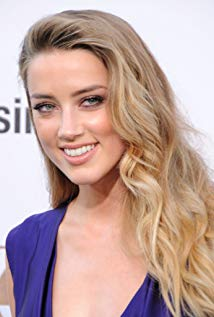
#> input picture IMDB-Celeb-Faces/Amber Heard.jpg, 214 x 317 px; its folder holds only this picture in this run
$ python face-eye.py
#> lines starting #> are read from the running program, lines starting #| are printed output that depends on the picture; after the words box and inside, x2 and y2 are one past the last pixel; in counts of white or black regions, pixels touching at a corner belong together
import cv2
import sys
import os

cascadePath = r'/home/sidd/scripts/venv/lib/python3.6/site-packages/cv2/data/' # replace with yours
face_cascade = cv2.CascadeClassifier(cascadePath+'haarcascade_frontalface_default.xml')
eye_cascade = cv2.CascadeClassifier(cascadePath+'haarcascade_eye.xml')
basePath = r'IMDB-Celeb-Faces'
files = os.listdir(basePath)

for f in files:
    imgPath = os.path.join(basePath,f)
    image = cv2.imread(imgPath) # read
#> image is the input picture: shape (317, 214, 3); mean B, G, R 159.1, 164.8, 193.1
    gray = cv2.cvtColor(image, cv2.COLOR_BGR2GRAY) # conver to grayscale
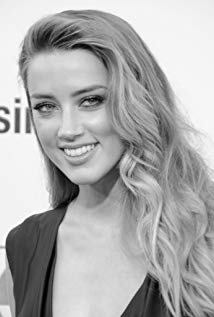
#> gray: shape (317, 214); min 0, max 255, mean 172.6

    ## Making a copy of Image
    image2 = image.copy()

    ## Detecting & converting face to gray scale -> crop to original Image
    faces = face_cascade.detectMultiScale(gray, 1.1, 4)
#> faces = [[11, 59, 118, 118]]
    for (x, y, w, h) in faces:
        cv2.rectangle(image, (x, y), (x+w, y+h), (255, 0, 0), 2)
        face_crop = cv2.cvtColor(image[y:y+h, x:x+w], cv2.COLOR_BGR2GRAY)
        shp = face_crop.shape
        cv2.imshow('Detected Face', image)
        cv2.imshow('Cropped Face', face_crop)
        image2[y:y+h, x:x+w] = face_crop[:,:,None]
        cv2.imshow('Merged Face' , image2)
#> this loop made 1 pass
#> pass 1, `face_crop = cv2.cvtColor(image[y:y+h, x:x+w], cv2.COLOR_BGR2GRAY)`:
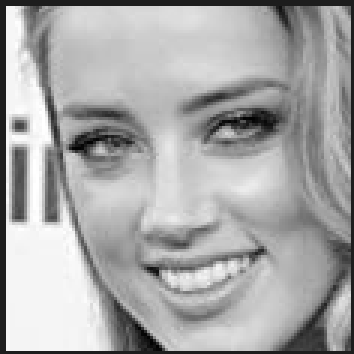
#> face_crop: shape (118, 118) (shown 3 times larger); min 2, max 255, mean 167.7
#> pass 1, `cv2.imshow('Detected Face', image)`:
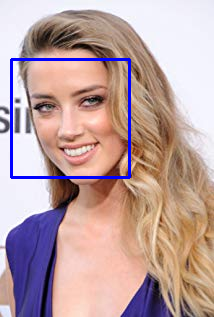
#> window 'Detected Face': shape (317, 214, 3); mean B, G, R 161, 161.1, 188.8
#> pass 1, `cv2.imshow('Merged Face' , image2)`:
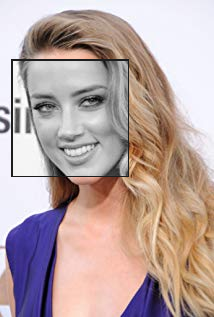
#> window 'Merged Face': shape (317, 214, 3); mean B, G, R 162.5, 165.2, 185.3

    ## Detecting & blurring eyes -> crop to last Image
    eyes = eye_cascade.detectMultiScale(gray, 1.1, 5)
#> eyes = [[72, 85, 33, 33], [31, 94, 27, 27]]
    for (x, y,w,h) in eyes:
        cv2.rectangle(image, (x, y), (x+w, y+h), (255, 0, 0), 2)
        eye_crop = cv2.GaussianBlur(image[y:y+h, x:x+w],(5,5),cv2.BORDER_DEFAULT)
        image2[y:y+h, x:x+w] = eye_crop[:,:,:]
        cv2.imshow('Detected eyes', image2)
#> this loop made 2 passes
#> pass 1, `eye_crop = cv2.GaussianBlur(image[y:y+h, x:x+w],(5,5),cv2.BORDER_DEFAU..`:
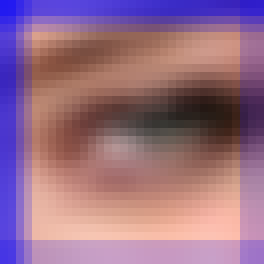
#> eye_crop: shape (33, 33, 3) (shown 8 times larger); mean B, G, R 133.8, 109.8, 151.1
#> pass 1, `cv2.imshow('Detected eyes', image2)`:
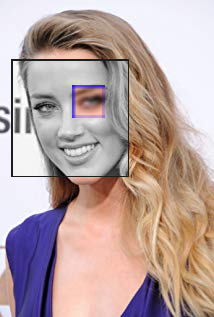
#> window 'Detected eyes': shape (317, 214, 3); mean B, G, R 162.3, 164.6, 185.4
#> after the loop:
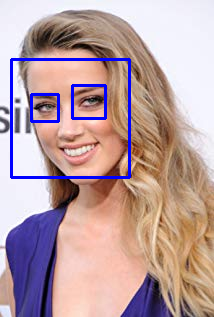
#> image: shape (317, 214, 3); 1.05% of pixels changed, all inside (x1, y1, x2, y2) = (30, 84, 107, 123)

    cv2.waitKey(0)
    cv2.destroyAllWindows()

$ run again, on IMDB-Celeb-Faces/Nina Dobrev.jpg
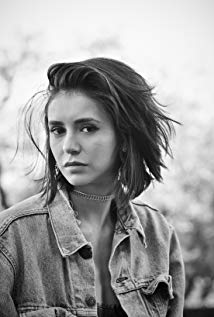
#> input picture IMDB-Celeb-Faces/Nina Dobrev.jpg, 214 x 317 px
#> image is the input picture: shape (317, 214, 3); min 0, max 255, mean 157.7
#> faces = [[30, 94, 88, 88]]
#> the loop `for (x, y, w, h) in faces:` made 1 pass
#> pass 1, `face_crop = cv2.cvtColor(image[y:y+h, x:x+w], cv2.COLOR_BGR2GRAY)`:
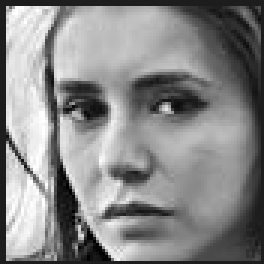
#> face_crop: shape (88, 88) (shown 3 times larger); min 0, max 255, mean 135.2
#> eyes = [[47, 117, 26, 26], [74, 116, 26, 26], [176, 177, 22, 22]]
#> the loop `for (x, y,w,h) in eyes:` made 3 passes
#> after the loop `for (x, y,w,h) in eyes:`:
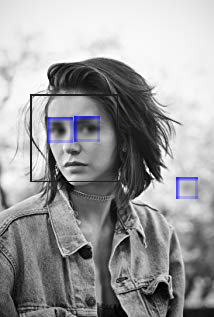
#> image2: shape (317, 214, 3); mean B, G, R 157.4, 156.1, 156.1

$ run again, on IMDB-Celeb-Faces/Patricia Arquetee.jpg
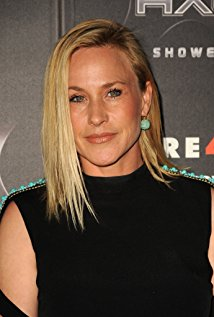
#> input picture IMDB-Celeb-Faces/Patricia Arquetee.jpg, 214 x 317 px
#> image is the input picture: shape (317, 214, 3); mean B, G, R 61.1, 75.6, 94.2
#> faces = [[47, 57, 100, 100]]
#> the loop `for (x, y, w, h) in faces:` made 1 pass
#> pass 1, `face_crop = cv2.cvtColor(image[y:y+h, x:x+w], cv2.COLOR_BGR2GRAY)`:
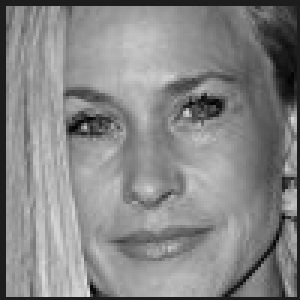
#> face_crop: shape (100, 100) (shown 3 times larger); min 3, max 225, mean 133.5
#> eyes = [[101, 81, 26, 26], [66, 87, 24, 24]]
#> the loop `for (x, y,w,h) in eyes:` made 2 passes
#> after the loop `for (x, y,w,h) in eyes:`:
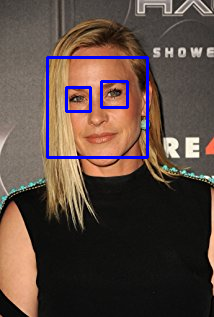
#> image: shape (317, 214, 3); mean B, G, R 65.7, 72.4, 89.6

$ run again, on IMDB-Celeb-Faces/Penn Badgley.jpg
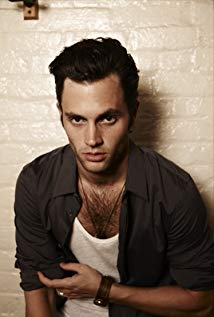
#> input picture IMDB-Celeb-Faces/Penn Badgley.jpg, 214 x 317 px
#> image is the input picture: shape (317, 214, 3); mean B, G, R 96.4, 110.7, 127.6
#> faces = [[55, 92, 76, 76]]
#> the loop `for (x, y, w, h) in faces:` made 1 pass
#> eyes = [[65, 107, 23, 23], [92, 106, 25, 25]]
#> the loop `for (x, y,w,h) in eyes:` made 2 passes
#> after the loop `for (x, y,w,h) in eyes:`:
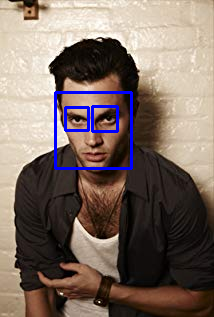
#> image: shape (317, 214, 3); mean B, G, R 100, 108.4, 124.6
